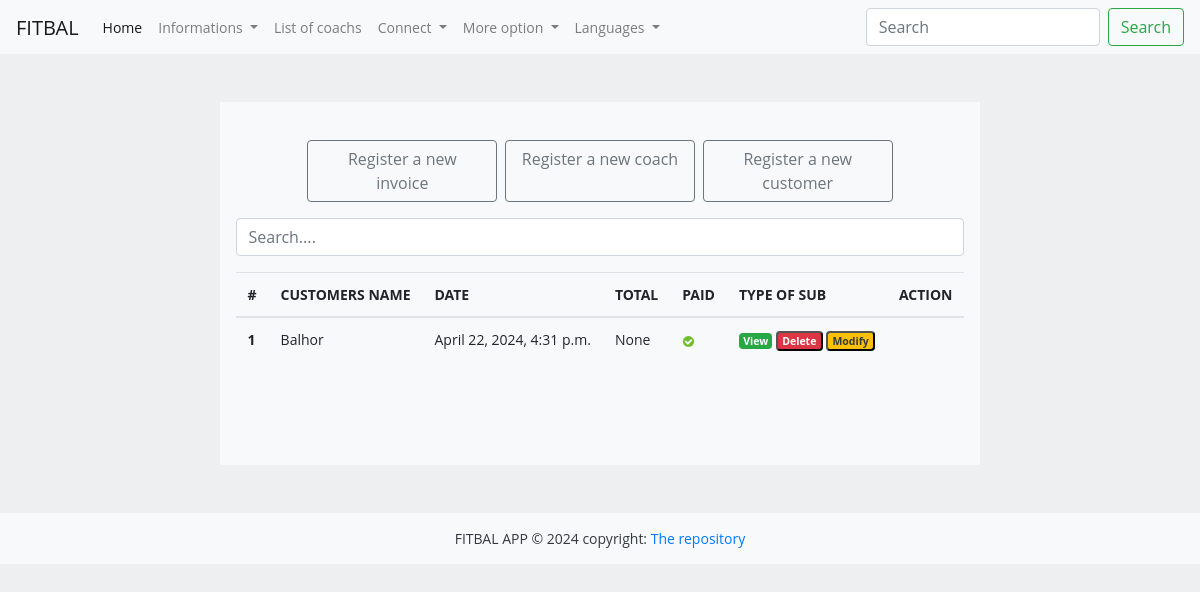
The app's page /, older data.
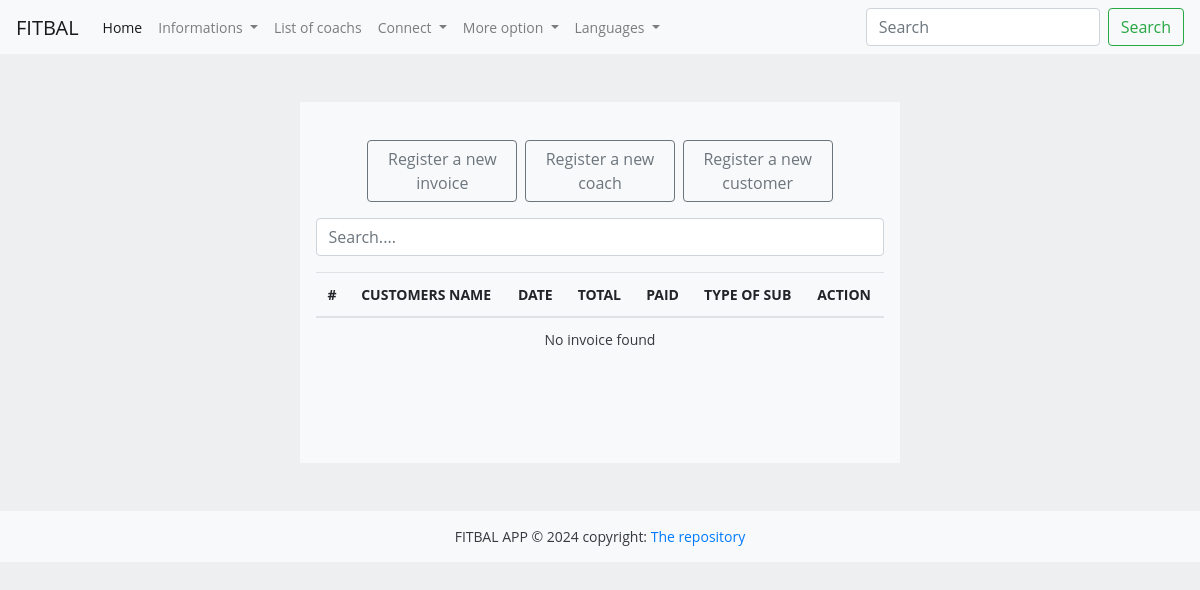
The same page, newer data.
### Fit_bal/models.py (models this page shows, shortened)
class Invoice(models.Model):
    customer = models.ForeignKey(Customer, on_delete=models.PROTECT)
    save_by = models.ForeignKey(User, on_delete=models.PROTECT)
    invoice_datetime = models.DateTimeField(auto_now_add=True)
    total = models.DecimalField(max_digits=100000, decimal_places=2)
    last_updated_date = models.DateTimeField(null=True, blank=True)
    paid = models.BooleanField(default=False)
    comment = models.TextField(null=True, max_length=1000,blank=True)
    class Meta:
        verbose_name = "Invoice"
        verbose_name_plural = "Invoices"
    @property
    def get_total(self):
        subs = self.sub_set.all()
        total = sum(sub.get_total for sub in subs)

class Customer(models.Model):
    SEX_TYPES = {
        ('M','Male'),
        ('F','Female'),
        ('P','Other')
    }
    name = models.CharField(max_length=128)
    email = models.EmailField()
    phone = models.CharField(max_length=128)
    address = models.CharField(max_length=128)
    sex = models.CharField(max_length=1, choices= SEX_TYPES)
    age = models.CharField(max_length=12)
    city = models.CharField(max_length=32)
    zip_code = models.CharField(max_length=16)
    created_date = models.DateTimeField(auto_now_add=True)
    save_by = models.ForeignKey(User, on_delete=models.PROTECT)
    class Meta:
        verbose_name = "Customer"
        verbose_name_plural = "Customers"

### Fit_bal/views.py (the view, shortened to what this page needs)
# urls.py: path('',views.HomeView.as_view(), name='home'),
class HomeView(View):
    templates_name = 'index.html'
    def get(self, request, *args, **kwargs):
        invoices = Invoice.objects.select_related('customer','save_by').all()
        context = {'invoices':invoices}
        return render(request, self.templates_name,context)

### templates/index.html (shortened to what this page needs)
{% extends "base.html" %}
{% load static %}
{% load i18n %}
{% block content %}
<br><br>
<div class="row d-flex justify-content-center">
    <a href="#" class="btn col-md-3 btn-outline-secondary">
        Register a new invoice
    </a>
    <a href="{% url 'add-coach' %}" class="btn col-md-3 ml-2 btn-outline-secondary">
        Register a new coach
    </a>
    <a href="{% url 'add-customer' %}" class="btn col-md-3 ml-2 btn-outline-secondary">
        Register a new customer
    </a>
</div>
<div class="form-group mt-3">
    <input id="search" class="form-control" type="text" placeholder="Search....">
</div>
<div>
    <table class="table table-striped-columns">
        <thead>
            <tr>
                <th scope="col">#</th>
                <th scope="col">CUSTOMERS NAME</th>
                <th scope="col">DATE</th>
                <th scope="col">TOTAL</th>
                <th scope="col">PAID</th>
                <th scope="col">TYPE OF SUB</th>
                <th scope="col">ACTION</th>
            </tr>
        </thead>
        <tbody id="myTable">
            {% if invoices %}
            {% for invoice in invoices %}
            <tr>
                <th scope="row">{{ invoice.pk }}</th>
                <td>{{invoice.customer.name}}</td>
                <td>{{invoice.invoice_datetime}}</td>
                <td>{{invoice.get_total }}</td>
                <td>
                    {% if invoice.paid %}
                    <img src="{% static 'images/crois_verte.svg' %}" alt="True">
                    {% else %}
                    <img src="{% static 'images/crois_rouge.svg' %}" alt="False">
                    {% endif %}
                </td>
                <td>
                    <a href="" title="Detail" class="badge text-white bg-success">View</a>
                    <button id="btn-invoice-sup" type="button" data-toggle="modal" data-target="#supprimer"
                        class="badge text-white bg-danger" title="Supprimer" data-id="{{ invoice.pk }}"
                        data-customer="{{invoice.customer.name}}">Delete
                    </button>
                    <button id="btn-invoice-mod" type="button" data-toggle="modal" title="Modifier"
                        data-target="#modifier" data-id="{{invoice.pk}}" data-customer="{{invoice.customer.name}}"
                        class="badge text-dark bg-warning">Modify
                    </button>
                </td>
            </tr>
            {% endfor %}
            {% else %}
            <tr>
                <td colspan="7" class="text-center text-dark">No invoice found</td>
            </tr>
            {% endif %}
        </tbody>
    </table>
</div>
<br><br>
{% endblock %}

Row changes from the older to the newer data that the page shows:
removed Invoice: pk "1", customer.name "Balhor", invoice_datetime "April 22, 2024, 4:31 p.m.", get_total "None", paid True (drawn)
Text that changed along with them:
text now shown: "No invoice found"
